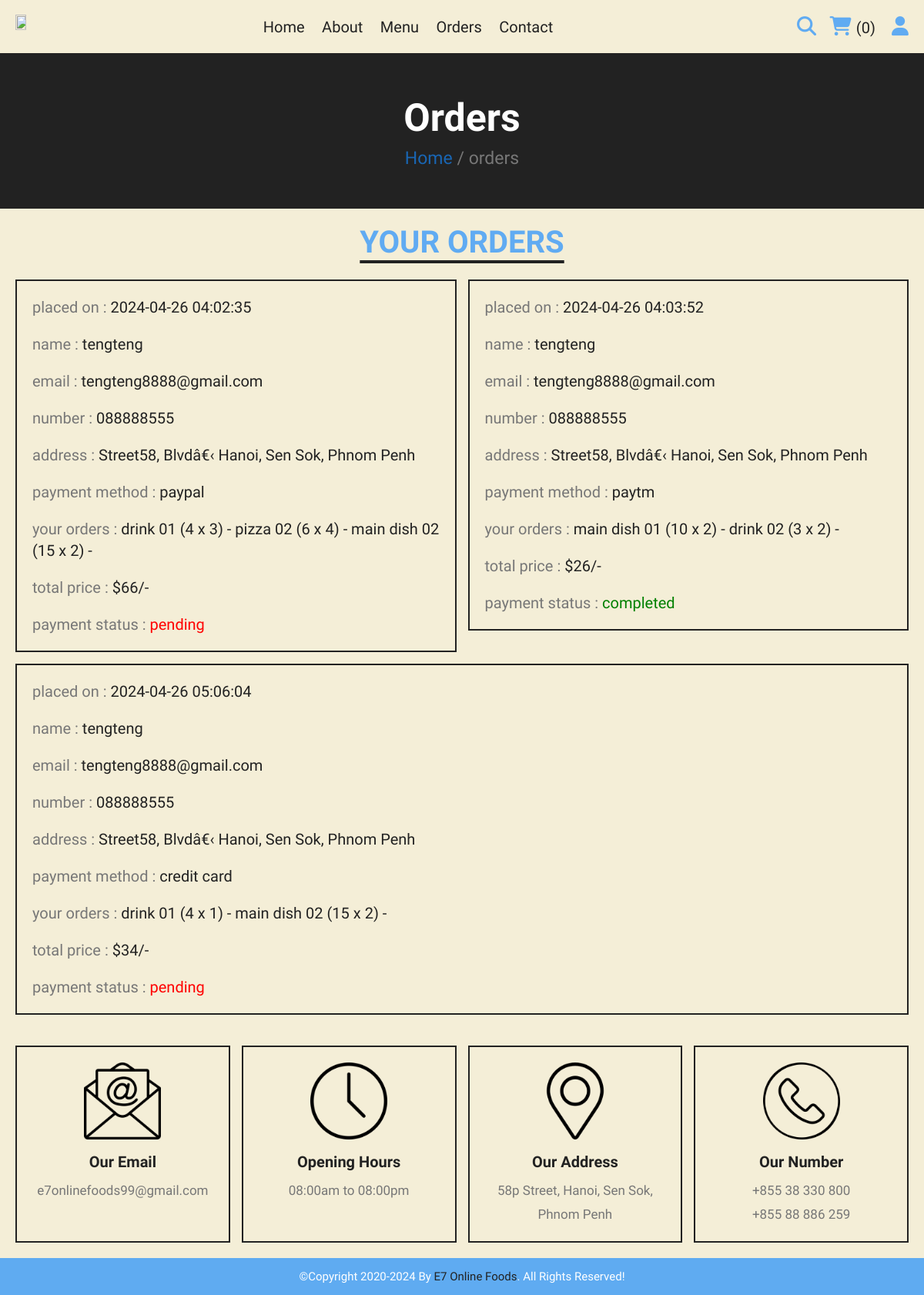
/orders.php (signed in), run on the app's committed database.
### tables this page shows
CREATE TABLE IF NOT EXISTS `orders` (
  `id` int(100) NOT NULL AUTO_INCREMENT,
  `user_id` int(100) DEFAULT NULL,
  `name` varchar(100) DEFAULT NULL,
  `number` varchar(12) DEFAULT NULL,
  `email` varchar(50) DEFAULT NULL,
  `method` varchar(50) DEFAULT NULL,
  `address` varchar(500) DEFAULT NULL,
  `total_products` varchar(1000) DEFAULT NULL,
  `total_price` int(100) DEFAULT NULL,
  `placed_on` datetime DEFAULT CURRENT_TIMESTAMP,
  `payment_status` varchar(20) DEFAULT 'pending',
  PRIMARY KEY (`id`)
);

### orders.php (the view, shortened to what this page needs)
<?php
    include 'components/connection.php';
    if(isset($_SESSION['user_id'])){
        $user_id = $_SESSION['user_id'];
    }else{
        $user_id = "";
    }
?>
<!DOCTYPE html>
<html lang="en">
<head>
    <link rel="stylesheet" href="https://cdn.jsdelivr.net/npm/swiper@11/swiper-bundle.min.css"/>
    <link rel="stylesheet" href="https://cdnjs.cloudflare.com/ajax/libs/font-awesome/6.5.1/css/all.min.css" />
    <link rel="stylesheet" href="css/style.css">
</head>
<body>
   <?php include 'components/user_header.php'; ?>
    <div class="heading">
        <h3>orders</h3>
        <p>
            <a href="home.php">Home</a>
            <span> / orders</span>
        </p>
    </div>
    <section class="orders">
        <h3 class="title">your orders</h3>
        <div class="box-container">
        <?php
            if($user_id == ''){
                echo '<p style="margin-bottom: 12rem;" class="empty">please login to see your orders</p>';
            }else{
                $select_orders = $con->prepare("SELECT * FROM `orders` WHERE user_id = ?");
                $select_orders->execute([$user_id]);
                if($select_orders->rowCount() > 0){
                    while($fetch_orders = $select_orders->fetch(PDO::FETCH_ASSOC)){
        ?>
                    <div class="box">
                        <p>placed on : <span><?= $fetch_orders['placed_on']; ?></span></p>
                        <p>name : <span><?= $fetch_orders['name']; ?></span></p>
                        <p>email : <span><?= $fetch_orders['email']; ?></span></p>
                        <p>number : <span><?= $fetch_orders['number']; ?></span></p>
                        <p>address : <span><?= $fetch_orders['address']; ?></span></p>
                        <p>payment method : <span><?= $fetch_orders['method']; ?></span></p>
                        <p>your orders : <span><?= $fetch_orders['total_products']; ?></span></p>
                        <p>total price : <span>$<?= $fetch_orders['total_price']; ?>/-</span></p>
                        <p> payment status : <span style="color:<?php if($fetch_orders['payment_status'] == 'pending'){ echo 'red'; }else{ echo 'green'; }; ?>"><?= $fetch_orders['payment_status']; ?></span> </p>
                    </div>
        <?php
                }
                }else{
                    echo '<p class="empty">no orders placed yet!</p>';
                }
            }
        ?>
        </div>
    </section>
    <?php include 'components/footer.php'; ?>
</body>
</html>

### css/style.css (style rules this page uses)
:root { --blue: #158affa9; --red: #e74c3c; --white: #fff; --black: #222; --light-color: #777; --border: .2rem solid var(--black); --border-blue: .2rem solid var(--blue); }
body { background-color: #F4EED7; }
* { font-family: "Madimi One", sans-serif; margin: 0; padding: 0; box-sizing: border-box; outline: none; border: none; text-decoration: none; }
html { font-size: 62.5%; overflow-x: hidden; scroll-behavior: smooth; stop-opacity: 7rem; }
section { margin: 0 auto; max-width: 1200px; padding: 2rem; }
.title { text-align: center; margin-bottom: 2.5rem; font-size: 4rem; color: var(--blue); text-transform: uppercase; text-decoration: underline var(--black); text-underline-offset: 1rem; }
.heading { display: flex; align-items: center; justify-content: center; gap: 1rem; flex-flow: column; background-color: var(--black); min-height: 20rem; }
.heading h3 { font-size: 5rem; color: var(--white); text-transform: capitalize; }
.heading p { font-size: 2.3rem; }
.heading p a { color: var(--blue); }
.heading p span { color: var(--light-color); }
.orders .box-container { display: flex; flex-wrap: wrap; gap: 1.5rem; align-items: flex-start; }
.orders .box-container .box { padding: 1rem 2rem; border: var(--border); flex: 1 1 40rem; }
.orders .box-container .box p { line-height: 1.4; padding: 1rem 0; font-size: 2rem; color: var(--light-color); }
.orders .box-container .box span { color: var(--black); }

### data on the page
orders: placed_on "2024-04-26 04:02:35", name "tengteng", email "tengteng8888@gmail.com", number "088888555", address "Street58, Blvdâ€‹ Hanoi, Sen Sok, Phnom Penh", method "paypal", total_products "drink 01 (4 x 3) - pizza 02 (6 x 4) - main dish 02 (15 x 2) -", total_price "66", payment_status "pending"
orders: placed_on "2024-04-26 04:03:52", name "tengteng", email "tengteng8888@gmail.com", number "088888555", address "Street58, Blvdâ€‹ Hanoi, Sen Sok, Phnom Penh", method "paytm", total_products "main dish 01 (10 x 2) - drink 02 (3 x 2) -", total_price "26", payment_status "completed"
orders: placed_on "2024-04-26 05:06:04", name "tengteng", email "tengteng8888@gmail.com", number "088888555", address "Street58, Blvdâ€‹ Hanoi, Sen Sok, Phnom Penh", method "credit card", total_products "drink 01 (4 x 1) - main dish 02 (15 x 2) -", total_price "34", payment_status "pending"

### other printed values
$total_user_cart_items "0"
